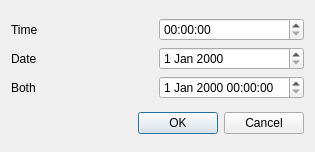
<?xml version="1.0" encoding="UTF-8"?>
<ui version="4.0">
 <class>Dialog</class>
 <widget class="QDialog" name="Dialog">
  <property name="geometry">
   <rect>
    <x>0</x>
    <y>0</y>
    <width>315</width>
    <height>152</height>
   </rect>
  </property>
  <property name="windowTitle">
   <string>Dialog</string>
  </property>
  <layout class="QVBoxLayout" name="verticalLayout">
   <item>
    <layout class="QGridLayout" name="gridLayout">
     <item row="0" column="0">
      <widget class="QLabel" name="label">
       <property name="text">
        <string>Time</string>
       </property>
      </widget>
     </item>
     <item row="0" column="1">
      <widget class="QTimeEdit" name="timeEdit"/>
     </item>
     <item row="1" column="0">
      <widget class="QLabel" name="label_2">
       <property name="text">
        <string>Date</string>
       </property>
      </widget>
     </item>
     <item row="1" column="1">
      <widget class="QDateEdit" name="dateEdit"/>
     </item>
     <item row="2" column="0">
      <widget class="QLabel" name="label_3">
       <property name="text">
        <string>Both</string>
       </property>
      </widget>
     </item>
     <item row="2" column="1">
      <widget class="QDateTimeEdit" name="dateTimeEdit"/>
     </item>
    </layout>
   </item>
   <item>
    <widget class="QDialogButtonBox" name="buttonBox">
     <property name="standardButtons">
      <set>QDialogButtonBox::StandardButton::Cancel|QDialogButtonBox::StandardButton::Ok</set>
     </property>
    </widget>
   </item>
  </layout>
 </widget>
 <resources/>
 <connections/>
</ui>
